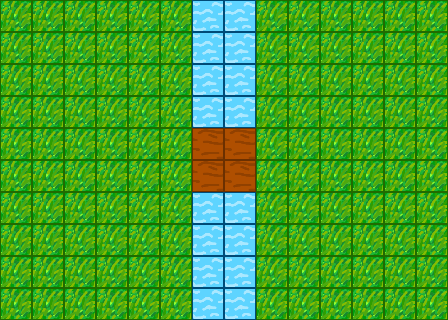

Below is a game level as drawn by its tile map, then a one-line description and the .tmx that defines it (tile-layer data replaced by summaries):
An orthogonal 14x10 tile map with 32x32 px tiles, 1 tile layer (Tile Layer 1).

<map version="1.0" orientation="orthogonal" width="14" height="10" tilewidth="32" tileheight="32">
 <tileset firstgid="1" name="tileset01" tilewidth="32" tileheight="32">
  <image source="../tilesets/tileset01.png" width="96" height="32" />
 </tileset>
 <layer name="Tile Layer 1" width="14" height="10">
  <data>[140 cells, 140 non-empty, 3 distinct tile ids]</data>
 </layer>
</map>